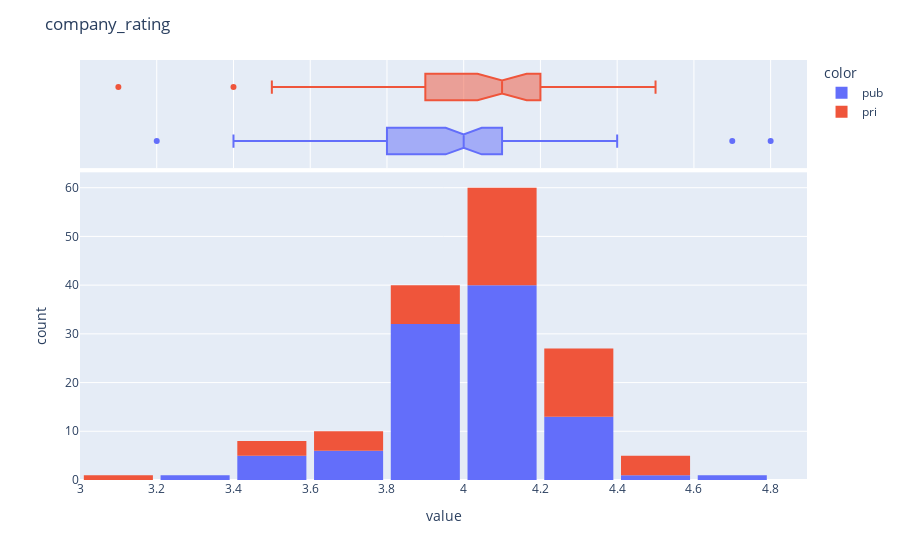

Here is the notebook cell this chart was saved with:
### Code cell
fig = px.histogram(data_frame = df_mer['company_rating'],
                   nbins = df_mer['company_rating'].nunique(),
                   marginal = 'box',
                   color = df_mer['company_type'],)
fig.update_layout(title = "company_rating", bargap = 0.1)
fig.show()

### Figure 1 — Plotly figure (JSON) as saved in the notebook; plotly's stock layout.template omitted (floating-point values rounded to 4 significant figures)
{"data": [{"alignmentgroup": "True", "bingroup": "x", "hovertemplate": "color=pub<br>value=%{x}<br>count=%{y}<extra></extra>", "legendgroup": "pub", "marker": {"color": "#636efa", "pattern": {"shape": ""}}, "name": "pub", "nbinsx": 17, "offsetgroup": "pub", "orientation": "v", "showlegend": true, "type": "histogram", "x": [3.8, 4, 3.8, 3.9, 4, 3.8, 3.8, 3.6, 3.7, 3.9, 3.8, 3.9, 4.1, 4, 4.1, 4, 4.1, 3.8, 4, 4, 4.2, 4.1, 3.7, 4.2, 3.8, 4, 4.1, 3.7, 4, 3.5, 4.1, 3.9, 3.2, 4.2, 4, 3.9, 4.1, 4.1, 4.2, 3.8, 3.4, 4.1, 4.1, 3.8, 4.1, 4.7, 3.8, 3.9, 4.1, 3.9, 4.1, 4.2, 3.9, 3.9, 4.1, 4.1, 3.5, 4, 4.2, 3.9, 3.9, 3.4, 4, 4.1, 4.1, 4.1, 4.2, 3.8, 3.6, 4.3, 4.2, 3.8, 3.8, 4, 3.9, 3.9, 4.3, 3.4, 4, 3.8, 4.1, 4.1, 4.8, 3.8, 4, 4.1, 4, 4, 4.2, 3.8, 4.1, 3.7, 4.1, 3.9, 4.4, 3.9, 4, 4.3, 3.9, 4.2], "xaxis": "x", "yaxis": "y"}, {"alignmentgroup": "True", "hovertemplate": "color=pub<br>value=%{x}<extra></extra>", "legendgroup": "pub", "marker": {"color": "#636efa"}, "name": "pub", "notched": true, "offsetgroup": "pub", "showlegend": false, "type": "box", "x": [3.8, 4, 3.8, 3.9, 4, 3.8, 3.8, 3.6, 3.7, 3.9, 3.8, 3.9, 4.1, 4, 4.1, 4, 4.1, 3.8, 4, 4, 4.2, 4.1, 3.7, 4.2, 3.8, 4, 4.1, 3.7, 4, 3.5, 4.1, 3.9, 3.2, 4.2, 4, 3.9, 4.1, 4.1, 4.2, 3.8, 3.4, 4.1, 4.1, 3.8, 4.1, 4.7, 3.8, 3.9, 4.1, 3.9, 4.1, 4.2, 3.9, 3.9, 4.1, 4.1, 3.5, 4, 4.2, 3.9, 3.9, 3.4, 4, 4.1, 4.1, 4.1, 4.2, 3.8, 3.6, 4.3, 4.2, 3.8, 3.8, 4, 3.9, 3.9, 4.3, 3.4, 4, 3.8, 4.1, 4.1, 4.8, 3.8, 4, 4.1, 4, 4, 4.2, 3.8, 4.1, 3.7, 4.1, 3.9, 4.4, 3.9, 4, 4.3, 3.9, 4.2], "xaxis": "x2", "yaxis": "y2"}, {"alignmentgroup": "True", "bingroup": "x", "hovertemplate": "color=pri<br>value=%{x}<br>count=%{y}<extra></extra>", "legendgroup": "pri", "marker": {"color": "#EF553B", "pattern": {"shape": ""}}, "name": "pri", "nbinsx": 17, "offsetgroup": "pri", "orientation": "v", "showlegend": true, "type": "histogram", "x": [3.9, 3.5, 3.1, 4.5, 3.6, 4.1, 4.3, 4, 4, 4.2, 3.7, 4.2, 4.2, 4.1, 4, 4.3, 3.9, 4, 4.3, 4.4, 4.1, 4.4, 4.1, 4.1, 4.1, 3.4, 4, 4.1, 4.2, 3.7, 3.9, 4.2, 4.3, 4, 4.2, 4.2, 4.1, 4.3, 3.9, 3.9, 4.1, 3.5, 3.6, 4.1, 4.4, 4.1, 4.3, 4.1, 4.2, 4.1, 3.9, 4.1, 3.8, 3.9], "xaxis": "x", "yaxis": "y"}, {"alignmentgroup": "True", "hovertemplate": "color=pri<br>value=%{x}<extra></extra>", "legendgroup": "pri", "marker": {"color": "#EF553B"}, "name": "pri", "notched": true, "offsetgroup": "pri", "showlegend": false, "type": "box", "x": [3.9, 3.5, 3.1, 4.5, 3.6, 4.1, 4.3, 4, 4, 4.2, 3.7, 4.2, 4.2, 4.1, 4, 4.3, 3.9, 4, 4.3, 4.4, 4.1, 4.4, 4.1, 4.1, 4.1, 3.4, 4, 4.1, 4.2, 3.7, 3.9, 4.2, 4.3, 4, 4.2, 4.2, 4.1, 4.3, 3.9, 3.9, 4.1, 3.5, 3.6, 4.1, 4.4, 4.1, 4.3, 4.1, 4.2, 4.1, 3.9, 4.1, 3.8, 3.9], "xaxis": "x2", "yaxis": "y2"}], "layout": {"bargap": 0.1, "barmode": "relative", "legend": {"title": {"text": "color"}, "tracegroupgap": 0}, "margin": {"t": 60}, "title": {"text": "company_rating"}, "xaxis": {"anchor": "y", "domain": [0, 1], "title": {"text": "value"}}, "xaxis2": {"anchor": "y2", "domain": [0, 1], "matches": "x", "showgrid": true, "showticklabels": false}, "yaxis": {"anchor": "x", "domain": [0, 0.7326], "title": {"text": "count"}}, "yaxis2": {"anchor": "x2", "domain": [0.7426, 1], "matches": "y2", "showgrid": false, "showline": false, "showticklabels": false, "ticks": ""}}}
